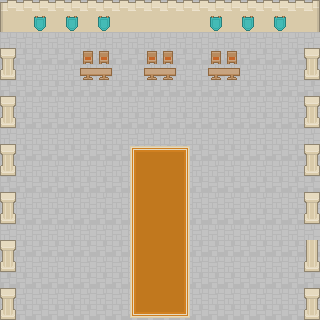

A level layout from a 2D game, rendered from its tile map. Below: a short description, then the map file with its tile-grid data intact:
An orthogonal 20x20 tile map with 16x16 px tiles, 5 tile layers (Ground, Things on Ground, Objects, Wall Deco, ...).

<map version="1.0" orientation="orthogonal" renderorder="right-down" width="20" height="20" tilewidth="16" tileheight="16" nextobjectid="1">
 <tileset firstgid="1" name="roguelikeSheet_transparent" tilewidth="16" tileheight="16" spacing="1" tilecount="1767" columns="57">
  <image source="../Spritesheet/roguelikeSheet_transparent.png" width="968" height="526" />
 </tileset>
 <layer name="Ground" width="20" height="20">
  <data encoding="csv">
121,121,121,121,121,121,121,121,121,121,121,121,121,121,121,121,121,121,121,121,
178,178,178,178,178,178,178,178,178,178,178,178,178,178,178,178,178,178,178,178,
121,121,121,121,121,121,121,121,121,121,121,121,121,121,121,121,121,121,121,121,
178,178,178,178,178,178,178,178,178,178,178,178,178,178,178,178,178,178,178,178,
121,121,121,121,121,121,121,121,121,121,121,121,121,121,121,121,121,121,121,121,
178,178,178,178,178,178,178,178,178,178,178,178,178,178,178,178,178,178,178,178,
121,121,121,121,121,121,121,121,121,121,121,121,121,121,121,121,121,121,121,121,
178,178,178,178,178,178,178,178,178,178,178,178,178,178,178,178,178,178,178,178,
121,121,121,121,121,121,121,121,121,121,121,121,121,121,121,121,121,121,121,121,
178,178,178,178,178,178,178,178,178,178,178,178,178,178,178,178,178,178,178,178,
121,121,121,121,121,121,121,121,121,121,121,121,121,121,121,121,121,121,121,121,
178,178,178,178,178,178,178,178,178,178,178,178,178,178,178,178,178,178,178,178,
121,121,121,121,121,121,121,121,121,121,121,121,121,121,121,121,121,121,121,121,
178,178,178,178,178,178,178,178,178,178,178,178,178,178,178,178,178,178,178,178,
121,121,121,121,121,121,121,121,121,121,121,121,121,121,121,121,121,121,121,121,
178,178,178,178,178,178,178,178,178,178,178,178,178,178,178,178,178,178,178,178,
121,121,121,121,121,121,121,121,121,121,121,121,121,121,121,121,121,121,121,121,
178,178,178,178,178,178,178,178,178,178,178,178,178,178,178,178,178,178,178,178,
121,121,121,121,121,121,121,121,121,121,121,121,121,121,121,121,121,121,121,121,
178,178,178,178,178,178,178,178,178,178,178,178,178,178,178,178,178,178,178,178
</data>
 </layer>
 <layer name="Things on Ground" width="20" height="20">
  <data encoding="csv">
0,0,0,0,0,0,0,0,0,0,0,0,0,0,0,0,0,0,0,0,
0,0,0,0,0,0,0,0,0,0,0,0,0,0,0,0,0,0,0,0,
0,0,0,0,0,0,0,0,0,0,0,0,0,0,0,0,0,0,0,0,
0,0,0,0,0,0,0,0,0,0,0,0,0,0,0,0,0,0,0,0,
0,0,0,0,0,0,0,0,0,0,0,0,0,0,0,0,0,0,0,0,
0,0,0,0,0,0,0,0,0,0,0,0,0,0,0,0,0,0,0,0,
0,0,0,0,0,0,0,0,0,0,0,0,0,0,0,0,0,0,0,0,
0,0,0,0,0,0,0,0,0,0,0,0,0,0,0,0,0,0,0,0,
0,0,0,0,0,0,0,0,0,0,0,0,0,0,0,0,0,0,0,0,
0,0,0,0,0,0,0,0,1094,1095,1095,1096,0,0,0,0,0,0,0,0,
0,0,0,0,0,0,0,0,1151,1152,1152,1153,0,0,0,0,0,0,0,0,
0,0,0,0,0,0,0,0,1151,1152,1152,1153,0,0,0,0,0,0,0,0,
0,0,0,0,0,0,0,0,1151,1152,1152,1153,0,0,0,0,0,0,0,0,
0,0,0,0,0,0,0,0,1151,1152,1152,1153,0,0,0,0,0,0,0,0,
0,0,0,0,0,0,0,0,1151,1152,1152,1153,0,0,0,0,0,0,0,0,
0,0,0,0,0,0,0,0,1151,1152,1152,1153,0,0,0,0,0,0,0,0,
0,0,0,0,0,0,0,0,1151,1152,1152,1153,0,0,0,0,0,0,0,0,
0,0,0,0,0,0,0,0,1151,1152,1152,1153,0,0,0,0,0,0,0,0,
0,0,0,0,0,0,0,0,1151,1152,1152,1153,0,0,0,0,0,0,0,0,
0,0,0,0,0,0,0,0,1208,1209,1209,1210,0,0,0,0,0,0,0,0
</data>
 </layer>
 <layer name="Objects" width="20" height="20">
  <data encoding="csv">
816,817,817,817,817,817,817,817,817,817,817,817,817,817,817,817,817,817,817,818,
873,874,874,874,874,874,874,874,874,874,874,874,874,874,874,874,874,874,874,875,
0,0,0,0,0,0,0,0,0,0,0,0,0,0,0,0,0,0,0,0,
0,0,0,0,0,134,134,0,0,134,134,0,0,134,134,0,0,0,0,0,
1155,0,0,0,0,362,363,0,0,362,363,0,0,362,363,0,0,0,0,1155,
0,0,0,0,0,0,0,0,0,0,0,0,0,0,0,0,0,0,0,0,
0,0,0,0,0,0,0,0,0,0,0,0,0,0,0,0,0,0,0,0,
1155,0,0,0,0,0,0,0,0,0,0,0,0,0,0,0,0,0,0,1155,
0,0,0,0,0,0,0,0,0,0,0,0,0,0,0,0,0,0,0,0,
0,0,0,0,0,0,0,0,0,0,0,0,0,0,0,0,0,0,0,0,
1155,0,0,0,0,0,0,0,0,0,0,0,0,0,0,0,0,0,0,1155,
0,0,0,0,0,0,0,0,0,0,0,0,0,0,0,0,0,0,0,0,
0,0,0,0,0,0,0,0,0,0,0,0,0,0,0,0,0,0,0,0,
1155,0,0,0,0,0,0,0,0,0,0,0,0,0,0,0,0,0,0,1155,
0,0,0,0,0,0,0,0,0,0,0,0,0,0,0,0,0,0,0,0,
0,0,0,0,0,0,0,0,0,0,0,0,0,0,0,0,0,0,0,0,
1155,0,0,0,0,0,0,0,0,0,0,0,0,0,0,0,0,0,0,1155,
0,0,0,0,0,0,0,0,0,0,0,0,0,0,0,0,0,0,0,0,
0,0,0,0,0,0,0,0,0,0,0,0,0,0,0,0,0,0,0,0,
1155,0,0,0,0,0,0,0,0,0,0,0,0,0,0,0,0,0,0,1155
</data>
 </layer>
 <layer name="Wall Deco" width="20" height="20">
  <data encoding="csv">
0,0,0,0,0,0,0,0,0,0,0,0,0,0,0,0,0,0,0,0,
0,0,223,0,223,0,223,0,0,0,0,0,0,223,0,223,0,223,0,0,
0,0,0,0,0,0,0,0,0,0,0,0,0,0,0,0,0,0,0,0,
0,0,0,0,0,0,0,0,0,0,0,0,0,0,0,0,0,0,0,0,
0,0,0,0,0,0,0,0,0,0,0,0,0,0,0,0,0,0,0,0,
0,0,0,0,0,0,0,0,0,0,0,0,0,0,0,0,0,0,0,0,
0,0,0,0,0,0,0,0,0,0,0,0,0,0,0,0,0,0,0,0,
0,0,0,0,0,0,0,0,0,0,0,0,0,0,0,0,0,0,0,0,
0,0,0,0,0,0,0,0,0,0,0,0,0,0,0,0,0,0,0,0,
0,0,0,0,0,0,0,0,0,0,0,0,0,0,0,0,0,0,0,0,
0,0,0,0,0,0,0,0,0,0,0,0,0,0,0,0,0,0,0,0,
0,0,0,0,0,0,0,0,0,0,0,0,0,0,0,0,0,0,0,0,
0,0,0,0,0,0,0,0,0,0,0,0,0,0,0,0,0,0,0,0,
0,0,0,0,0,0,0,0,0,0,0,0,0,0,0,0,0,0,0,0,
0,0,0,0,0,0,0,0,0,0,0,0,0,0,0,0,0,0,0,0,
0,0,0,0,0,0,0,0,0,0,0,0,0,0,0,0,0,0,0,0,
0,0,0,0,0,0,0,0,0,0,0,0,0,0,0,0,0,0,0,0,
0,0,0,0,0,0,0,0,0,0,0,0,0,0,0,0,0,0,0,0,
0,0,0,0,0,0,0,0,0,0,0,0,0,0,0,0,0,0,0,0,
0,0,0,0,0,0,0,0,0,0,0,0,0,0,0,0,0,0,0,0
</data>
 </layer>
 <layer name="Things u walk behind" width="20" height="20">
  <data encoding="csv">
0,0,0,0,0,0,0,0,0,0,0,0,0,0,0,0,0,0,0,0,
0,0,0,0,0,0,0,0,0,0,0,0,0,0,0,0,0,0,0,0,
0,0,0,0,0,0,0,0,0,0,0,0,0,0,0,0,0,0,0,0,
1154,0,0,0,0,0,0,0,0,0,0,0,0,0,0,0,0,0,0,1154,
0,0,0,0,0,0,0,0,0,0,0,0,0,0,0,0,0,0,0,0,
0,0,0,0,0,0,0,0,0,0,0,0,0,0,0,0,0,0,0,0,
1154,0,0,0,0,0,0,0,0,0,0,0,0,0,0,0,0,0,0,1154,
0,0,0,0,0,0,0,0,0,0,0,0,0,0,0,0,0,0,0,0,
0,0,0,0,0,0,0,0,0,0,0,0,0,0,0,0,0,0,0,0,
1154,0,0,0,0,0,0,0,0,0,0,0,0,0,0,0,0,0,0,1154,
0,0,0,0,0,0,0,0,0,0,0,0,0,0,0,0,0,0,0,0,
0,0,0,0,0,0,0,0,0,0,0,0,0,0,0,0,0,0,0,0,
1154,0,0,0,0,0,0,0,0,0,0,0,0,0,0,0,0,0,0,1154,
0,0,0,0,0,0,0,0,0,0,0,0,0,0,0,0,0,0,0,0,
0,0,0,0,0,0,0,0,0,0,0,0,0,0,0,0,0,0,0,0,
1154,0,0,0,0,0,0,0,0,0,0,0,0,0,0,0,0,0,0,1097,
0,0,0,0,0,0,0,0,0,0,0,0,0,0,0,0,0,0,0,0,
0,0,0,0,0,0,0,0,0,0,0,0,0,0,0,0,0,0,0,0,
1154,0,0,0,0,0,0,0,0,0,0,0,0,0,0,0,0,0,0,1154,
0,0,0,0,0,0,0,0,0,0,0,0,0,0,0,0,0,0,0,0
</data>
 </layer>
</map>
